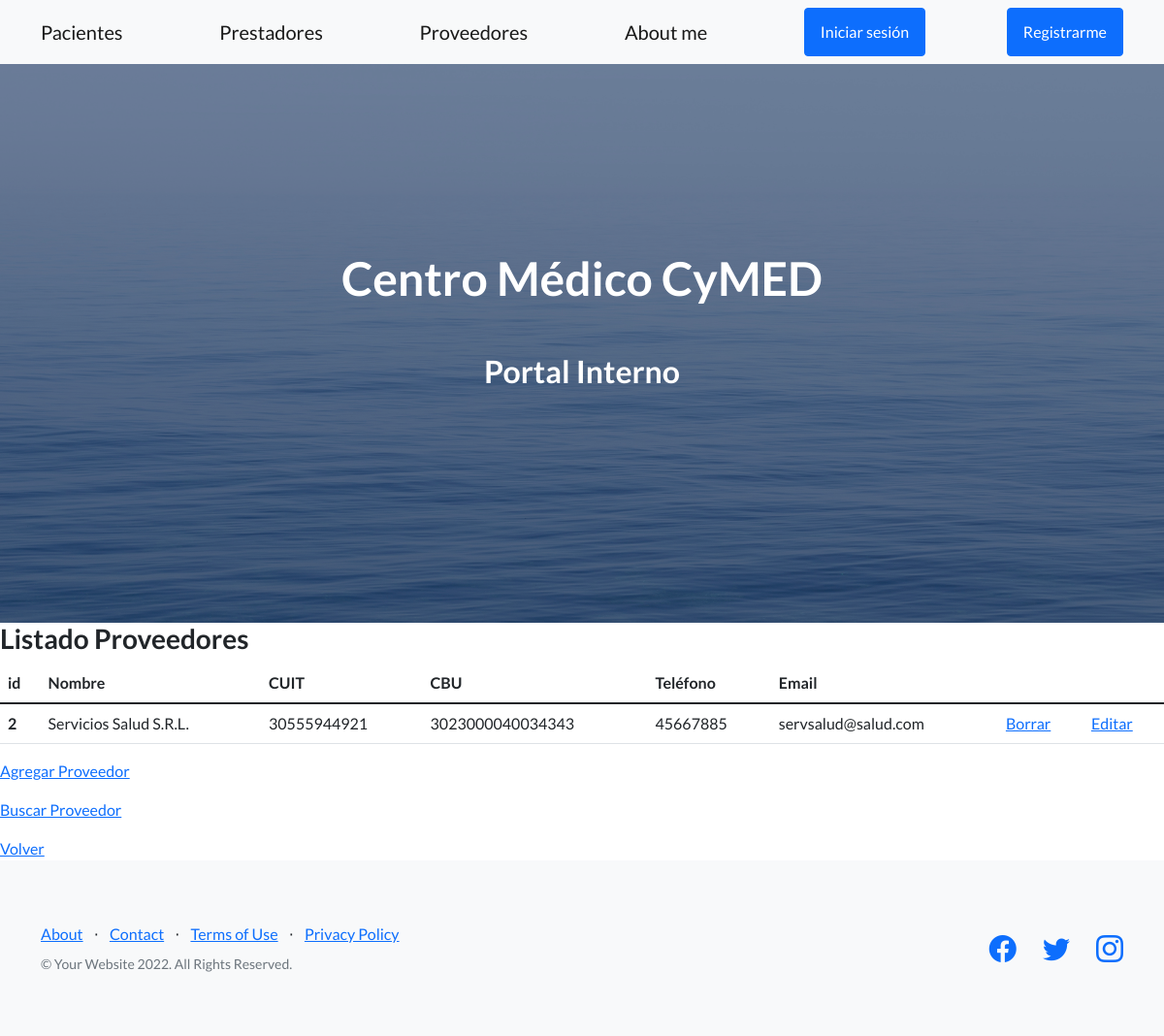
/proveedores, run on the app's committed database.
### app_coder/models.py (models this page shows, shortened)
class Proveedores(models.Model):
    nombre= models.CharField(max_length=40)
    cuit= models.IntegerField()
    cbu= models.IntegerField()
    telefono= models.IntegerField('', default=0)
    email= models.EmailField('', default="No informado")

### app_coder/views.py (the view)
# urls.py: path("proveedores", views.proveedores, name="proveedores"),
def proveedores(request):
    proveedores= Proveedores.objects.all()
    datos= {"proveedores" : proveedores }
    plantilla= loader.get_template("proveedores.html")
    documento= plantilla.render(datos)
    return HttpResponse(documento)

### app_coder/template/proveedores.html (shortened to what this page needs)
{% extends "padre.html" %}
{% load static %}
{% block contenido %}
    <table class="table">
        <thead>
          <h3>Listado Proveedores</h3>
          <tr>
            <th scope="col">id</th>
            <th scope="col">Nombre</th>
            <th scope="col">CUIT</th>
            <th scope="col">CBU</th>
            <th scope="col">Teléfono</th>
            <th scope="col">Email</th>
          </tr>
        </thead>
        <tbody>
            {% for n in proveedores %}
            <tr>
                <th scope="row">{{n.id}}</th>
                <td>{{n.nombre}}</td>
                <td>{{n.cuit}}</td>
                <td>{{n.cbu}}</td>
                <td>{{n.telefono}}</td>
                <td>{{n.email}}</td>
                <td><a href="{% url 'elimina_proveedor' n.id %}">Borrar</a></td>
                <td><a href="{% url 'editar_proveedor' n.id %}">Editar</a></td>
            </tr>
            {% endfor %}
        </tbody>
      </table>
        <a href="alta_proveedores">Agregar Proveedor</a>
        <a href="buscar_proveedor">Buscar Proveedor</a>
        <a href="{% url 'inicio' %}">Volver</a>
{% endblock %}

### data on the page
Proveedores: id "2", nombre "Servicios Salud S.R.L.", cuit "30555944921", cbu "3023000040034343", telefono "45667885", email "servsalud@salud.com"
